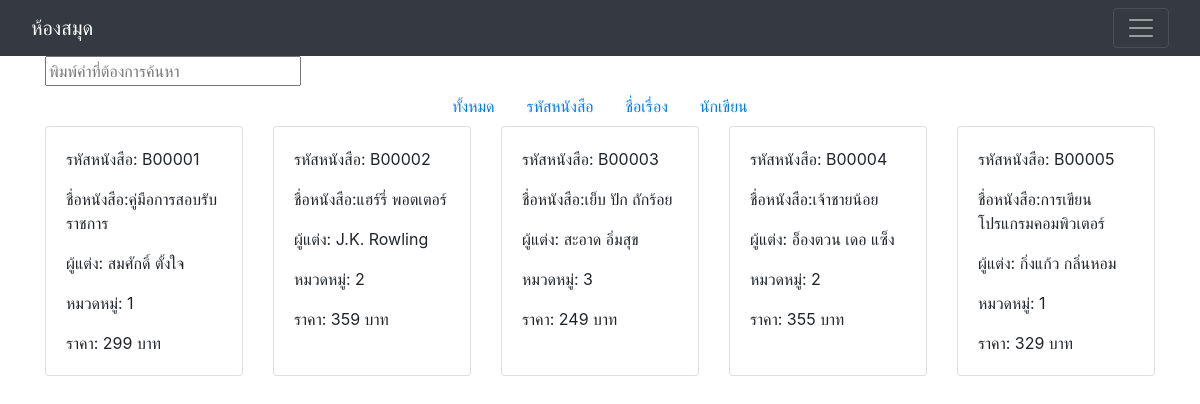
The page /m4_mobile-main/b_id.php on the database its author committed.
### tables this page shows
CREATE TABLE `tb_book` (
  `b_id` varchar(60) NOT NULL,
  `b_name` varchar(60) NOT NULL,
  `b_writer` varchar(50) DEFAULT NULL,
  `b_category` int(2) NOT NULL,
  `b_price` int(4) DEFAULT NULL
);

### m4_mobile-main/b_id.php (the view, shortened to what this page needs)
<?php
include("connectDB.php");
$sql = $sql = "SELECT * FROM tb_book";
$result = $conn->query($sql);
?>
<!DOCTYPE html>
<html lang="en">
<head>
    <link rel="stylesheet" href="https://stackpath.bootstrapcdn.com/bootstrap/4.5.2/css/bootstrap.min.css">
</head>
<body>
    <nav class="navbar navbar-dark bg-dark" aria-label="First navbar example">
        <div class="container-fluid">
            <a class="navbar-brand" href="#">ห้องสมุด</a>
            <button class="navbar-toggler" type="button" data-bs-toggle="collapse" data-bs-target="#navbarsExample01" aria-controls="navbarsExample01" aria-expanded="false" aria-label="Toggle navigation">
                <span class="navbar-toggler-icon"></span>
            </button>
        </div>
    </nav>
    <div class="container">
        <form action="#" id="searchForm" method="get">
            <input type="text" id="searchInput" placeholder="พิมพ์คำที่ต้องการค้นหา">
        </form>
        <div class="row">
            <div class="col-12 ">
                <ul class="nav nav-pills justify-content-center">
                    <li class="nav-item">
                        <a class="nav-link" href="index.php">ทั้งหมด</a>
                    </li>
                    <li class="nav-item">
                        <a class="nav-link" href="b_id.php">รหัสหนังสือ</a>
                    </li>
                    <li class="nav-item">
                        <a class="nav-link" href="b_name.php">ชื่อเรื่อง</a>
                    </li>
                    <li class="nav-item">
                        <a class="nav-link" href="b_write.php">นักเขียน</a>
                    </li>
                </ul>
                <?php
                echo '<div class="card-deck">';
                if ($result->num_rows > 0) {
                    while ($row = $result->fetch_assoc()) {
                        echo '<div class="card">';
                        echo '<div class="card-body">';
                        echo '<p class= "b_id card-text">รหัสหนังสือ: ' . $row["b_id"] . '</p>';
                        echo '<p class="card-text">ชื่อหนังสือ:' . $row["b_name"] . '</p>';
                        echo '<p class="card-text">ผู้แต่ง: ' . $row["b_writer"] . '</p>';
                        echo '<p class="card-text">หมวดหมู่: ' . $row["b_category"] . '</p>';
                        echo '<p class="card-text">ราคา: ' . $row["b_price"] . ' บาท</p>';
                        echo '</div>';
                        echo '</div>';
                    }
                } else {
                    echo '<div class="card">';
                    echo '<div class="card-body">';
                    echo '<p class="card-text">ไม่พบข้อมูลหนังสือ</p>';
                    echo '</div>';
                    echo '</div>';
                }
                echo '</div>';
                ?>
            </div>
</body>
</html>

### rows shown on the page
tb_book: b_id "B00001", b_name "คู่มือการสอบรับราชการ", b_writer "สมศักดิ์ ตั้งใจ", b_category "1", b_price "299"
tb_book: b_id "B00002", b_name "แฮร์รี่ พอตเตอร์", b_writer "J.K. Rowling", b_category "2", b_price "359"
tb_book: b_id "B00003", b_name "เย็บ ปัก ถักร้อย", b_writer "สะอาด อิ่มสุข", b_category "3", b_price "249"
tb_book: b_id "B00004", b_name "เจ้าชายน้อย", b_writer "อ็องตวน เดอ แซ็ง", b_category "2", b_price "355"
tb_book: b_id "B00005", b_name "การเขียนโปรแกรมคอมพิวเตอร์", b_writer "กิ่งแก้ว กลิ่นหอม", b_category "1", b_price "329"
